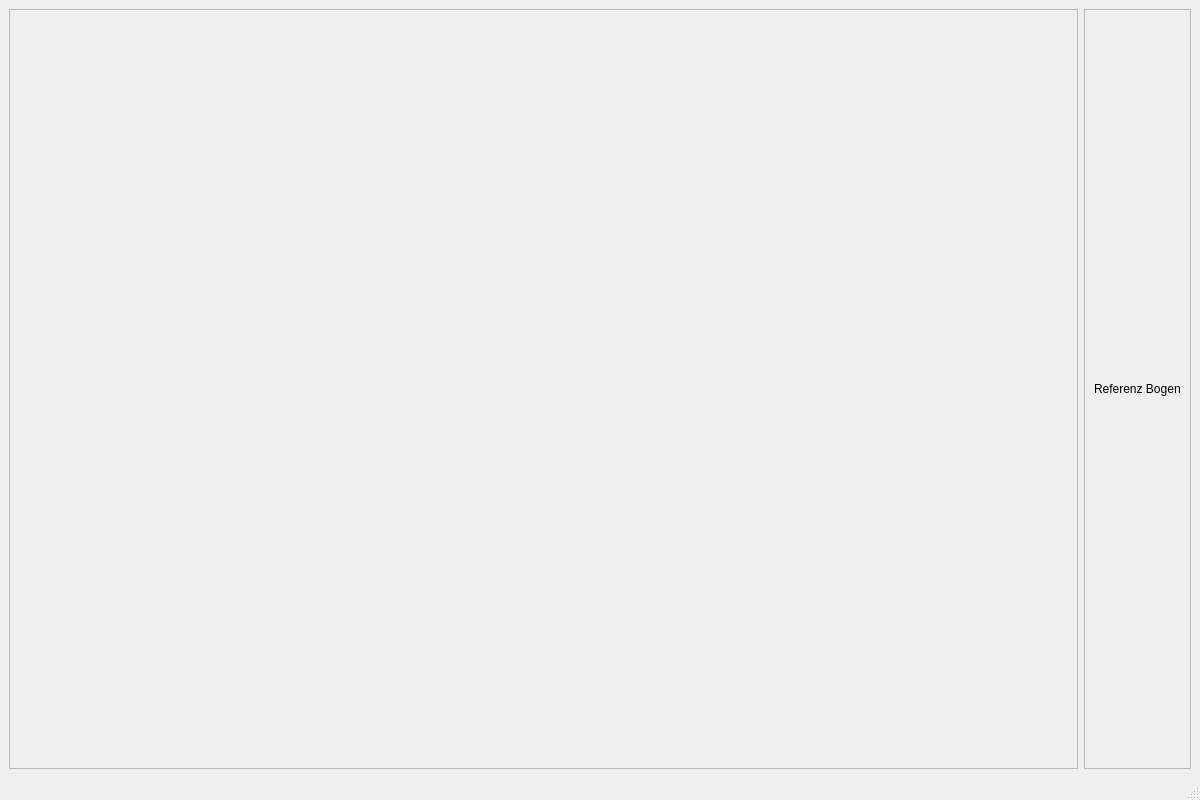
<?xml version="1.0" encoding="UTF-8"?>
<ui version="4.0">
 <class>MainWindow</class>
 <widget class="QMainWindow" name="MainWindow">
  <property name="geometry">
   <rect>
    <x>0</x>
    <y>0</y>
    <width>1200</width>
    <height>800</height>
   </rect>
  </property>
  <property name="windowTitle">
   <string>MainWindow</string>
  </property>
  <widget class="QWidget" name="centralwidget">
   <layout class="QHBoxLayout" name="horizontalLayout">
    <item>
     <widget class="QScrollArea" name="scrollArea">
      <property name="widgetResizable">
       <bool>true</bool>
      </property>
      <widget class="QWidget" name="scrollAreaWidgetContents">
       <property name="geometry">
        <rect>
         <x>-670</x>
         <y>0</y>
         <width>2498</width>
         <height>2848</height>
        </rect>
       </property>
       <layout class="QHBoxLayout" name="horizontalLayout_2">
        <item>
         <widget class="QLabel" name="labelReferencePicture">
          <property name="text">
           <string/>
          </property>
          <property name="pixmap">
           <pixmap>boegen/Bogen1.jpg</pixmap>
          </property>
         </widget>
        </item>
       </layout>
      </widget>
     </widget>
    </item>
    <item>
     <widget class="QFrame" name="frame">
      <property name="sizePolicy">
       <sizepolicy hsizetype="Preferred" vsizetype="Preferred">
        <horstretch>0</horstretch>
        <verstretch>0</verstretch>
       </sizepolicy>
      </property>
      <property name="frameShape">
       <enum>QFrame::StyledPanel</enum>
      </property>
      <property name="frameShadow">
       <enum>QFrame::Raised</enum>
      </property>
      <layout class="QVBoxLayout" name="verticalLayout">
       <item>
        <widget class="QLabel" name="label_2">
         <property name="text">
          <string>Referenz Bogen</string>
         </property>
        </widget>
       </item>
      </layout>
     </widget>
    </item>
   </layout>
  </widget>
  <widget class="QMenuBar" name="menubar">
   <property name="geometry">
    <rect>
     <x>0</x>
     <y>0</y>
     <width>1200</width>
     <height>25</height>
    </rect>
   </property>
  </widget>
  <widget class="QStatusBar" name="statusbar"/>
 </widget>
 <resources/>
 <connections/>
</ui>
